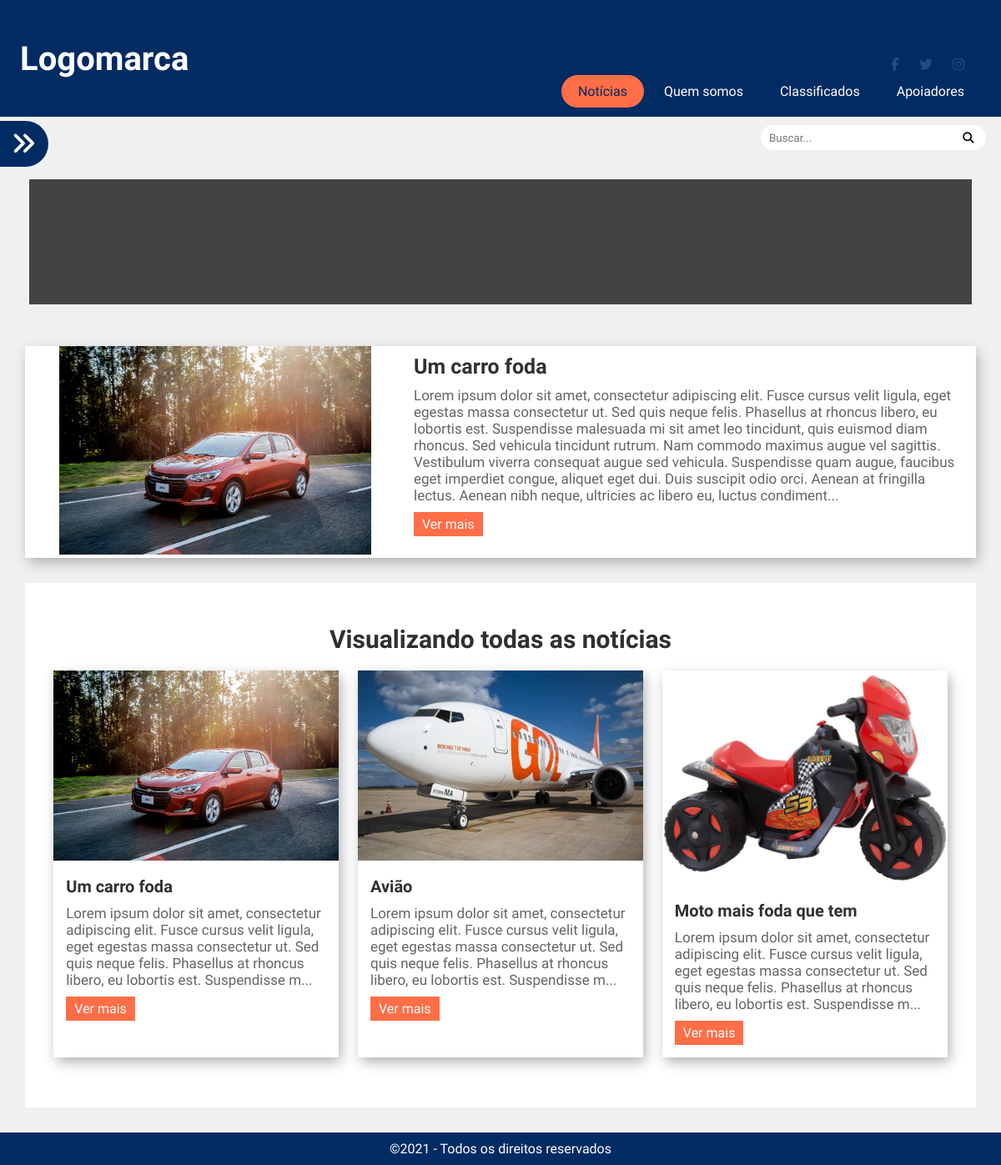
The page / on the database its author committed.
### classes/MySql.php (called while the page is built)
<?php
	class MySql{
		private static $pdo;
		public static function conectar(){
			if(self::$pdo == null){
				try{
				self::$pdo = new PDO('mysql:host='.HOST.';dbname='.DATABASE,USUARIO,SENHA,array(PDO::MYSQL_ATTR_INIT_COMMAND => "SET NAMES utf8"));
				self::$pdo->setAttribute(PDO::ATTR_ERRMODE,PDO::ERRMODE_EXCEPTION);
				}catch(Exception $e){
					echo '<h2>Erro ao conectar</h2>';
				}
			}
			return self::$pdo;
		}
	}
?>

### pages/noticias.php (the view, shortened to what this page needs)
<?php
	$url = explode('/',@$_GET['url']);
	if (!isset($url[1])) {
		$categoria = MySql::conectar()->prepare("SELECT * FROM `tb_admin.categoria` WHERE slug = ?");
		$categoria->execute(array(@$url[0]));
		$categoria = $categoria->fetch();
?>
<aside>
	<p><i class="fas fa-angle-double-right"></i></p>
				<?php
				$order = 'data';
			?>
</aside>
<div class="center">
	<form class="form-noticia" method="post">
		<input type="text" name="busca" placeholder="Buscar...">
		<button type="submit" name="acao"><i class="fas fa-search"></i></button>
	</form>
</div>
<div class="box-content">
	<div class="publi">
		<div class="publi-single">
		</div>
	</div>
	<div class="noticia-destaque">
		<?php
			$destaque = MySql::conectar()->prepare("SELECT * FROM `tb_admin.noticias` WHERE destaque = 'true'");
            $destaque->execute();
            $destaque = $destaque->fetch();
		?>
		<div class="capa-destaque">
			<img src="<?php echo INCLUDE_PATH_PAINEL?>uploads/<?php echo $destaque['imagem']?>">
		</div>
		<div class="conteudo-destaque">
			<h1><?php echo $destaque['titulo']?></h1>
			<p><?php echo substr($destaque['conteudo'],0,700)?>... </p>
			<a href="">Ver mais</a>
		</div>
	</div>
	<div class="noticias">
		<div class="header-noticias">
			<?php
			$porPagina = 15;
				if (!isset($_POST['busca'])) {
					if(@$categoria['nome'] == ''){
						echo "<h2>Visualizando todas as notícias</h2>";
					}else{
						echo "<h2>Visualizando todas notícias em <span>".$categoria['nome']."</span></h2>";
					}
				}
				$query = "SELECT * FROM `tb_admin.noticias` ";
				$query2 = "SELECT * FROM `tb_admin.noticias` ";
				$totalPaginas = MySql::conectar()->prepare($query2);
				$totalPaginas->execute();
				$totalPaginas = ceil($totalPaginas->rowCount() / $porPagina);
				if(!isset($_POST['busca'])){
					if(isset($_GET['pagina'])){
						$pagina = (int)$_GET['pagina'];
						if($pagina > $totalPaginas)
							$pagina = 1;
						$queryPg = ($pagina - 1) * $porPagina;
						$query.= "ORDER BY $order LIMIT $queryPg, $porPagina";
					}else{
						$query.= "ORDER BY $order LIMIT 0, $porPagina";
					}
				}else{
					$query.= "ORDER BY $order";
				}
					$sql = MySql::conectar()->prepare($query);
				$sql->execute();
				$noticias = $sql->fetchAll();
			?>
		</div>
		<div class="noticias-container">
			<?php
	    		foreach ($noticias as $key => $value) {
	    		$sql = MySql::conectar()->prepare("SELECT slug FROM `tb_admin.categoria` WHERE id = ?");
	    		$sql->execute(array($value['categoria_id']));
				$categoriaNome = $sql->fetch()['slug'];
			?>
			<div class="noticia-single">
				<div class="capa-noticia">
					<img src="<?php echo INCLUDE_PATH_PAINEL?>uploads/<?php echo $value['imagem']?>">
				</div>
				<div class="conteudo-noticia">
					<h3><?php echo $value['titulo']?></h3>
					<p><?php echo substr(strip_tags($value['conteudo']),0,200)?>...</p>
					<a href="<?php INCLUDE_PATH;?><?php echo $categoriaNome; ?>/<?php echo $value['slug']; ?>">Ver mais</a>
				</div>
			</div>
			<?php
				}
			?>
		</div>
	</div>
</div>
<?php }else{
		include('noticia_single.php');
	}
?>

### css/style.css (style rules this page uses)
* { margin: 0; padding: 0; box-sizing: border-box; font-family: 'Varela Round', calibri, sans-serif; }
.center { max-width: 1300px; margin: 0 auto; padding: 0 2%; }
body { background-color: #f0f0f0; }
aside { position: fixed; left: -300px; top: 140px; width: 300px; height: calc(100vh - 140px); background-color: rgba(170, 170, 170, 0.801); backdrop-filter: blur(5px); padding: 20px 30px; text-align: center; z-index: 1; }
aside > p { background-color: #012b62; display: inline-block; position: relative; top: -15px; left: 178px; cursor: pointer; font-size: 30px; color: white; padding: 10px 15px; border-radius: 0 50px 50px 0; }
form.form-noticia { text-align: right; padding-top: 10px; }
form.form-noticia input { text-align: right; padding-left: 10px; text-align: left; width: 270px; height: 30px; border-radius: 15px; border: none; outline: none; }
form.form-noticia button { width: 30px; height: 30px; margin-left: -40px; background-color: transparent; border: none; cursor: pointer; }
.box-content { padding: 30px; }
.publi-single { padding: 20px; height: 150px; margin: 5px; background-color: #434343; }
.noticia-destaque { display: flex; background-color: white; margin-top: 50px; min-height: 250px; box-shadow: 3px 6px 15px -1px #ACACAC; }
.noticia-destaque .capa-destaque { width: 40%; }
.noticia-destaque .capa-destaque img { width: 100%; max-height: 250px; object-fit: contain; }
.noticia-destaque .conteudo-destaque { width: 60%; padding: 10px; }
.conteudo-destaque h1 { font-size: 25px; color: #303030; }
.conteudo-destaque p { font-size: 17px; margin-top: 10px; color: #656565; }
.conteudo-destaque a { padding: 5px 10px; margin-top: 10px; display: inline-block; color: white; background-color: #ff6e46; text-decoration: none; }
.header-noticias h2 { color: #303030; text-align: center; margin-top: 30px; font-size: 30px; }
.noticias { padding: 20px 0; background-color: white; margin-top: 30px; }
.noticias-container { display: flex; flex-wrap: wrap; justify-content: center; }
.noticia-single { width: 30%; margin: 20px 1%; background-color: white; box-shadow: 3px 6px 15px -1px #ACACAC; }
.capa-noticia img { width: 100%; }
.conteudo-noticia { padding: 15px; }
.conteudo-noticia h3 { font-size: 20px; color: #303030; }
.conteudo-noticia p { font-size: 17px; margin-top: 10px; color: #656565; }
.conteudo-noticia a { padding: 5px 10px; margin-top: 10px; display: inline-block; color: white; background-color: #ff6e46; text-decoration: none; }

### rows shown on the page
tb_admin.noticias: imagem (picture), titulo "Um carro foda", conteudo "Lorem ipsum dolor sit amet, consectetur adipiscing elit. Fusce cursus velit ligula, eget egestas massa consectetur ut. Sed quis neque felis. Phasellus at rhoncus libero, eu lobortis est. Suspendisse malesuada mi sit amet leo tincidunt, quis euismod diam rhoncus. Sed vehicula tincidunt rutrum. Nam commodo maximus augue vel sagittis. Vestibulum viverra consequat augue sed vehicula. Suspendisse quam augue, faucibus eget imperdiet congue, aliquet eget dui. Duis suscipit odio orci. Aenean at fringilla lectus. Aenean nibh neque, ultricies ac libero eu, luctus condiment", conteudo "Lorem ipsum dolor sit amet, consectetur adipiscing elit. Fusce cursus velit ligula, eget egestas massa consectetur ut. Sed quis neque felis. Phasellus at rhoncus libero, eu lobortis est. Suspendisse m"
tb_admin.noticias: imagem (picture), titulo "Avião", conteudo "Lorem ipsum dolor sit amet, consectetur adipiscing elit. Fusce cursus velit ligula, eget egestas massa consectetur ut. Sed quis neque felis. Phasellus at rhoncus libero, eu lobortis est. Suspendisse m"
tb_admin.noticias: imagem (picture), titulo "Moto mais foda que tem", conteudo "Lorem ipsum dolor sit amet, consectetur adipiscing elit. Fusce cursus velit ligula, eget egestas massa consectetur ut. Sed quis neque felis. Phasellus at rhoncus libero, eu lobortis est. Suspendisse m"
